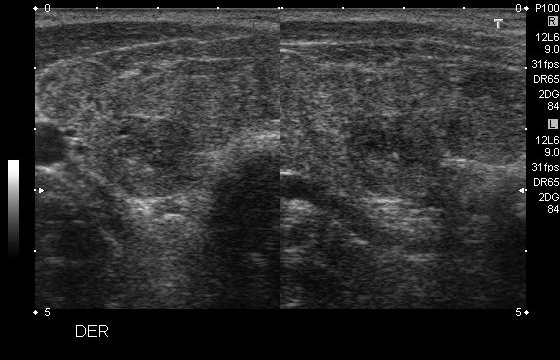
#> input picture data/raw_jpg/125_1.jpg, 560 x 360 px; its folder holds only this picture in this run
$ python preprocess.py
#> lines starting #> are read from the running program, lines starting #| are printed output that depends on the picture; after the words box and inside, x2 and y2 are one past the last pixel; in counts of white or black regions, pixels touching at a corner belong together
#> further down, im is the input picture: shape (360, 560, 3); min 0, max 255, mean 45.4
from skimage import io
from skimage.filters import gaussian
from skimage.color import rgb2gray
from skimage.measure import label, regionprops
from skimage.transform import resize
import os
import numpy as np

path_to_data = os.path.join('.', 'data')
path_to_jpg = os.path.join(path_to_data, 'raw_jpg')
# path_to_preprocessed = os.path.join(path_to_data, 'preprocessed')
# image_height = 72
# image_width = 112
path_to_preprocessed = os.path.join(path_to_data, 'preprocessed')
image_height = 128
image_width = 128
binary_thresh = 3
gaussian_sigma = 5


def preprocess(image):
    image = image[20:-25, 25:-25, :]
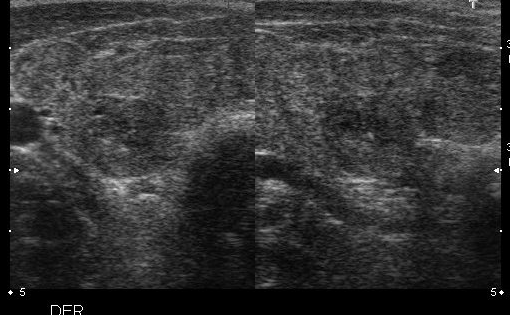
#> image: shape (315, 510, 3); min 0, max 255, mean 51.6
    assert isinstance(image, np.ndarray)
    grayscale = rgb2gray(image)
    grayscale = gaussian(grayscale, sigma=gaussian_sigma)
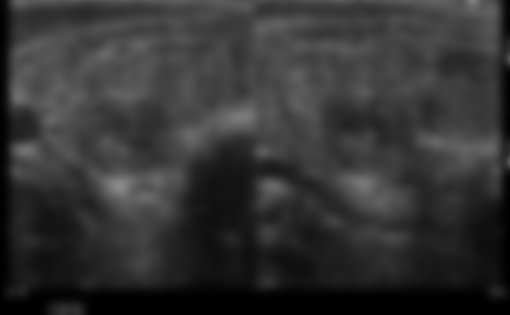
#> grayscale: shape (315, 510) float64; min 0, max 0.544, mean 0.203

    binary = grayscale * 255 > binary_thresh
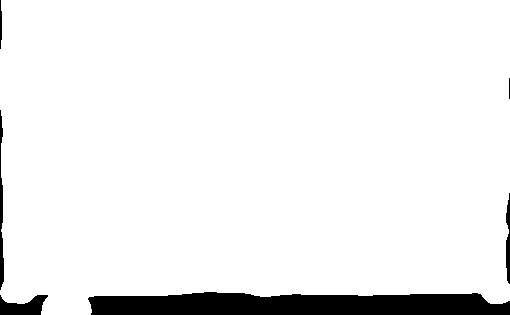
#> binary: shape (315, 510) bool; 94% white; 6 black regions, box (x1, y1, x2, y2) and area: (88, 292, 510, 315) 8269, (0, 295, 48, 315) 625, (0, 110, 4, 290) 430, (506, 193, 510, 284) 271, (0, 0, 2, 49) 78, (509, 78, 510, 99) 21

    labelled = label(binary)
#> labelled: shape (315, 510) int32; values 0 (black) and 1 (white), 94% white; 6 black regions
    regions = regionprops(labelled)
#> regions = 1 regions; box (x1, y1, x2, y2) and area: (0, 0, 510, 315) 150956
    areas = [region.area for region in regions]
#> areas = [150956]
    arg = int(np.argmax(areas))
#> arg = 0
    h1, w1, h2, w2 = regions[arg].bbox
#> h1 = 0; w1 = 0; h2 = 315; w2 = 510
    extracted = image[h1: h2, w1: w2, :]
    return (resize(extracted, (image_height, image_width)) * 255).astype(np.uint8)
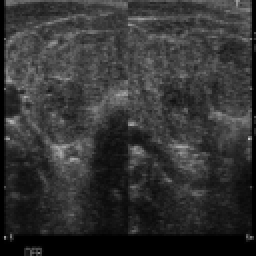
#> returned value: shape (128, 128, 3) (shown 2 times larger); min 0, max 197, mean 51.1


if __name__ == '__main__':
    filenames = os.listdir(path_to_jpg)
    for filename in filenames:
        im = io.imread(os.path.join(path_to_jpg, filename), as_gray=False)
        processed = preprocess(im)
        io.imsave(os.path.join(path_to_preprocessed, filename), processed)
        print('Successfully processed %s' % filename)

$ run again, on data/raw_jpg/143_1.jpg
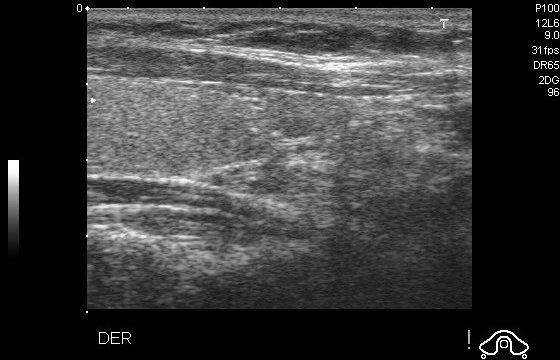
#> input picture data/raw_jpg/143_1.jpg, 560 x 360 px
#> im is the input picture: shape (360, 560, 3); min 0, max 255, mean 58
#> binary: shape (315, 510) bool; 75.4% white; 1 black region
#> in preprocess, `labelled = label(binary)`:
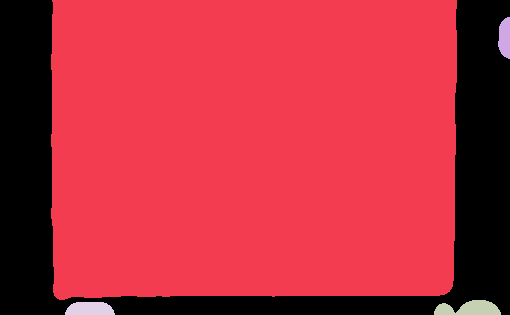
#> labelled: shape (315, 510) int32; 5 distinct labels, from 0 to 4; one colour per label, 0 black
#> regions = 4 regions; box (x1, y1, x2, y2) and area: (51, 0, 457, 300) 119446, (434, 300, 501, 315) 720, (65, 302, 115, 315) 561, (498, 17, 510, 59) 402
#> areas = [119446, 402, 720, 561]
#> arg = 0
#> w1 = 51; h2 = 300; w2 = 457
#> in preprocess, `return (resize(extracted, (image_height, image_width)) * 255).astype(n..`:
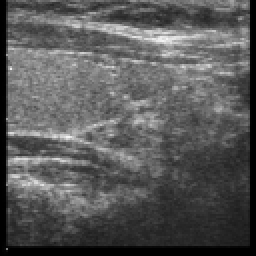
#> returned value: shape (128, 128, 3) (shown 2 times larger); min 0, max 245, mean 88.2

$ run again, on data/raw_jpg/153_1.jpg
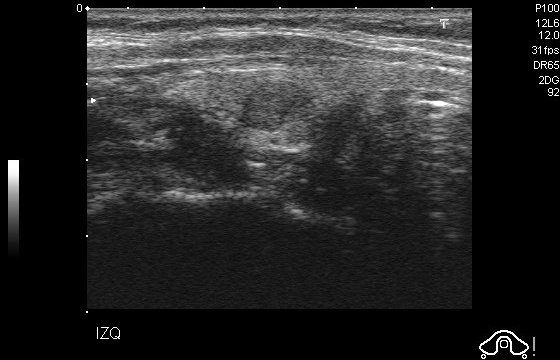
#> input picture data/raw_jpg/153_1.jpg, 560 x 360 px
#> im is the input picture: shape (360, 560, 3); min 0, max 255, mean 39
#> binary: shape (315, 510) bool; 74.6% white; 2 black regions
#> in preprocess, `labelled = label(binary)`:
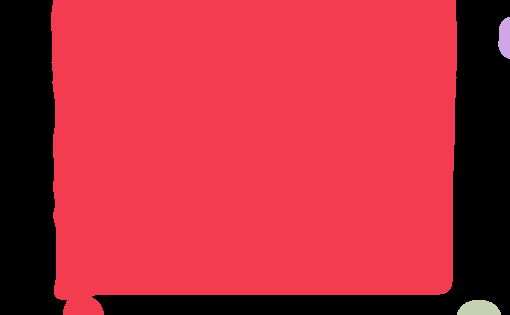
#> labelled: shape (315, 510) int32; 4 distinct labels, from 0 to 3; one colour per label, 0 black
#> regions = 3 regions; box (x1, y1, x2, y2) and area: (51, 0, 457, 315) 118939, (457, 300, 501, 315) 522, (498, 17, 510, 59) 402
#> areas = [118939, 402, 522]
#> arg = 0
#> w1 = 51; h2 = 315; w2 = 457
#> in preprocess, `return (resize(extracted, (image_height, image_width)) * 255).astype(n..`:
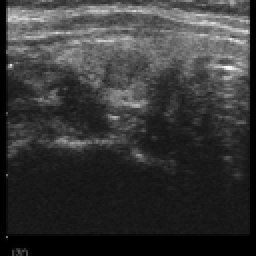
#> returned value: shape (128, 128, 3) (shown 2 times larger); min 0, max 248, mean 54.4

$ run again, on data/raw_jpg/167_1.jpg
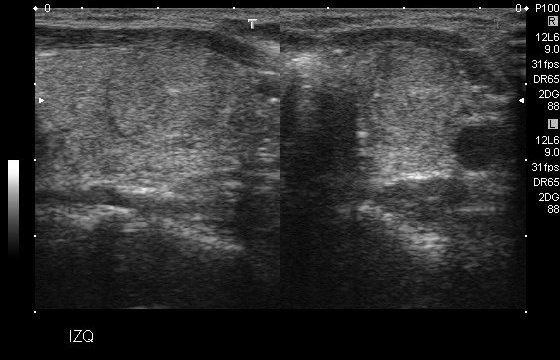
#> input picture data/raw_jpg/167_1.jpg, 560 x 360 px
#> im is the input picture: shape (360, 560, 3); min 0, max 255, mean 49.9
#> binary: shape (315, 510) bool; 92.8% white; 5 black regions (1 under 20 px)
#> in preprocess, `labelled = label(binary)`:
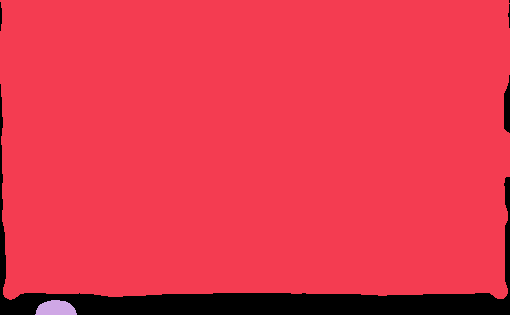
#> labelled: shape (315, 510) int32; 3 distinct labels, from 0 to 2; one colour per label, 0 black
#> regions = 2 regions; box (x1, y1, x2, y2) and area: (0, 0, 510, 300) 148647, (35, 300, 77, 315) 494
#> areas = [148647, 494]
#> arg = 0
#> h2 = 300; w2 = 510
#> in preprocess, `return (resize(extracted, (image_height, image_width)) * 255).astype(n..`:
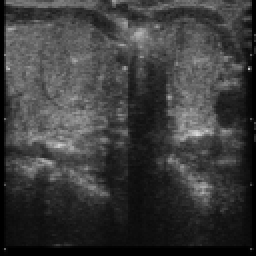
#> returned value: shape (128, 128, 3) (shown 2 times larger); min 0, max 219, mean 59.3

$ run again, on data/raw_jpg/126_1.jpg
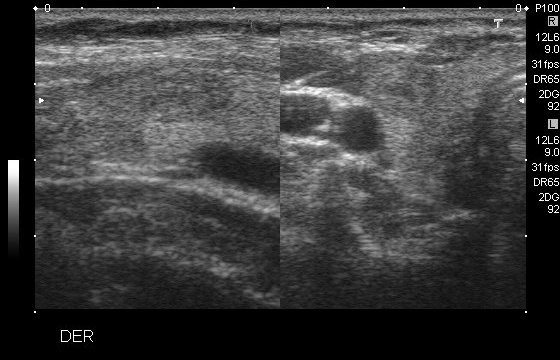
#> input picture data/raw_jpg/126_1.jpg, 560 x 360 px
#> im is the input picture: shape (360, 560, 3); min 0, max 255, mean 60.6
#> binary: shape (315, 510) bool; 93.8% white; 5 black regions (1 under 20 px)
#> labelled: shape (315, 510) int32; 3 distinct labels, from 0 to 2
#> regions = 2 regions; box (x1, y1, x2, y2) and area: (0, 0, 510, 300) 150089, (27, 300, 77, 315) 651
#> areas = [150089, 651]
#> arg = 0
#> h2 = 300; w2 = 510
#> in preprocess, `return (resize(extracted, (image_height, image_width)) * 255).astype(n..`:
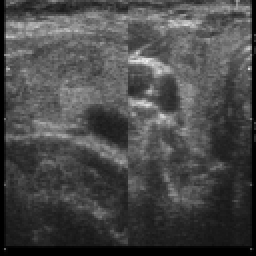
#> returned value: shape (128, 128, 3) (shown 2 times larger); min 0, max 240, mean 72.7
